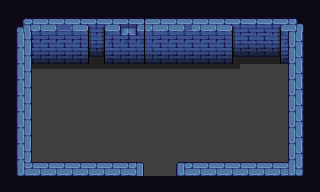

A level layout from a 2D game, rendered from its tile map. Below: a short description, then the map file with its tile-grid data intact:
An orthogonal 20x12 tile map with 16x16 px tiles, 2 tile layers (Base, Ground), 1 hidden layer not drawn, 3 tilesets.

<map version="1.8" tiledversion="1.8.2" orientation="orthogonal" renderorder="right-down" width="20" height="12" tilewidth="16" tileheight="16" infinite="0" nextlayerid="7" nextobjectid="7">
 <properties>
  <property name="Dungeon" value="Forest" />
  <property name="MapType" value="Forest" />
 </properties>
 <tileset firstgid="1" source="../Tilesets/stock_dungeon_walls.tsx" />
 <tileset firstgid="369" source="../Tilesets/stock_dungeon_floor.tsx" />
 <tileset firstgid="707" source="../Tilesets/stock_dungeon_stairs.tsx" />
 <layer id="1" name="Base" width="20" height="12">
  <data encoding="csv">
438,438,438,438,438,438,438,438,438,438,438,438,438,438,438,438,438,438,438,438,
438,438,438,438,438,438,438,438,438,438,438,438,438,438,438,438,438,438,438,438,
438,401,401,401,401,401,401,401,401,401,401,401,401,401,401,401,401,401,401,438,
438,401,401,401,401,401,401,401,401,401,401,401,401,401,401,401,401,401,401,438,
438,401,401,401,401,401,401,401,401,401,401,401,401,401,401,401,401,401,401,438,
438,401,401,401,401,401,401,401,401,401,401,401,401,401,401,401,401,401,401,438,
438,401,401,401,401,401,401,401,401,401,401,401,401,401,401,401,401,401,401,438,
438,401,401,401,401,401,401,401,401,401,401,401,401,401,401,401,401,401,401,438,
438,401,401,401,401,401,401,401,401,401,401,401,401,401,401,401,401,401,401,438,
438,401,401,401,401,401,401,401,401,401,401,401,401,401,401,401,401,401,401,438,
438,401,401,401,401,401,401,401,401,401,401,401,401,401,401,401,401,401,401,438,
438,438,438,438,438,438,438,438,438,438,438,438,438,438,438,438,438,438,438,438
</data>
 </layer>
 <layer id="2" name="Ground" width="20" height="12">
  <data encoding="csv">
0,0,0,0,0,0,0,0,0,0,0,0,0,0,0,0,0,0,0,0,
0,51,95,309,310,152,154,312,313,120,95,309,95,95,152,153,153,154,52,0,
0,71,118,118,118,175,177,335,336,117,118,118,118,118,175,176,176,177,73,0,
0,71,141,141,141,198,200,141,141,140,141,141,141,141,198,199,199,200,73,0,
0,71,271,271,271,271,271,271,271,271,271,271,271,271,271,0,0,0,73,0,
0,71,0,0,0,0,0,0,0,0,0,0,0,0,0,0,0,0,73,0,
0,71,0,0,0,0,0,0,0,0,0,0,0,0,0,0,0,0,73,0,
0,71,0,0,0,0,0,0,0,0,0,0,0,0,0,0,0,0,73,0,
0,71,0,0,0,0,0,0,0,0,0,0,0,0,0,0,0,0,73,0,
0,71,0,0,0,0,0,0,0,0,0,0,0,0,0,0,0,0,73,0,
0,94,95,95,95,95,95,95,75,0,0,48,95,95,95,95,95,95,96,0,
0,0,0,0,0,0,0,0,0,0,0,0,0,0,0,0,0,0,0,0
</data>
 </layer>
 <layer id="3" name="Upper" width="20" height="12" visible="0">
  <data encoding="csv">
0,0,0,0,0,0,0,0,0,0,0,0,0,0,0,0,0,0,0,0,
0,0,0,0,0,0,0,0,0,0,0,0,0,0,0,0,0,0,0,0,
0,0,0,0,0,0,0,0,0,0,0,0,0,0,0,0,0,0,0,0,
0,0,0,0,0,0,0,0,0,0,0,0,0,0,0,0,0,0,0,0,
0,0,0,0,0,0,0,0,0,0,0,0,0,0,0,0,0,0,0,0,
0,0,0,0,0,0,0,0,0,0,0,0,0,0,0,0,0,0,0,0,
0,0,0,0,0,0,0,0,0,0,0,0,0,0,0,0,0,0,0,0,
0,0,0,0,0,0,0,0,0,0,0,0,0,0,0,0,0,0,0,0,
0,0,0,0,0,0,0,0,0,0,0,0,0,0,0,0,0,0,0,0,
0,0,0,0,0,0,0,0,0,0,0,0,0,0,0,0,0,0,0,0,
0,0,0,0,0,0,0,0,0,0,0,0,0,0,0,0,0,0,0,0,
0,0,0,0,0,0,0,0,0,0,0,0,0,0,0,0,0,0,0,0
</data>
 </layer>
 <objectgroup id="4" name="Travel" />
 <objectgroup id="5" name="MapObject" />
 <objectgroup id="6" name="Character" />
</map>
